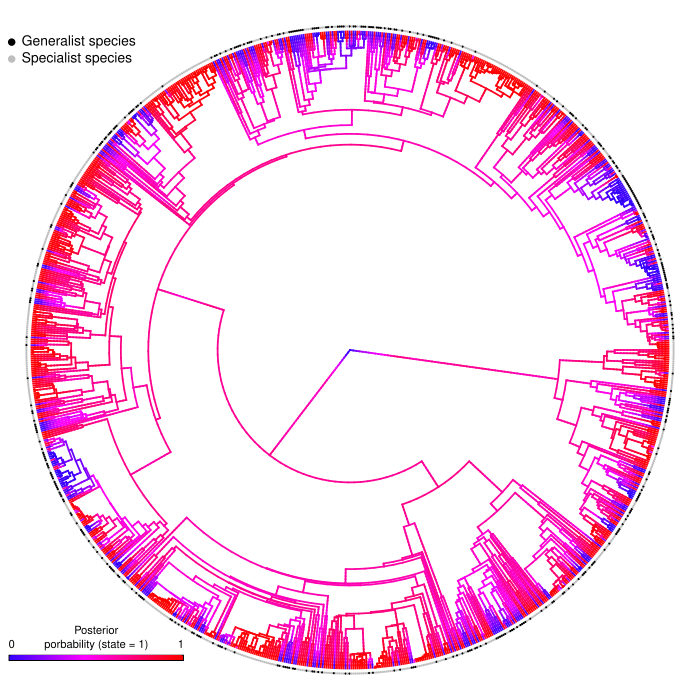

This figure's R source:
# Terrence Sylvester
# 13 October 202
# pradakshanas@g,ail.com

# load libraries
library(phytools)
library(viridis)

# load data
load("../results/stoch.mapping.RData")

# plot the posterior probability of
DensMap <- densityMap(trees = simmap$tree.1,
           res = 100,
           ftype = "off",
           lwd = 1.7,
           legend = 50,
           type = "fan", 
           plot = F)

# sort feeding type to match with the order of tip names
feedingType.sorted <- vector(mode = "numeric", length = 1039)

for(i in 1:1039){
  feedingType.sorted[i] <- hosts$type[hosts$spNames == trees[[1]]$tip.label[i]]
  names(feedingType.sorted)[i] <- trees[[1]]$tip.label[i]
}

plot(DensMap,
     res = 100,
     ftype = "off",
     lwd = 1.7,
     legend = F,
     type = "fan")

# legend
add.color.bar(50,
              DensMap$cols,
              title="Posterior\nporbability (state = 1)",
              lims= c(0,1),
              digits=3,
              prompt=FALSE,
              x=-100, # this is the possition where legend starts. We chose this
              # by using the locator function in R
              y=-91,
              lwd=4,
              fsize=.7,
              subtitle="")

# fix offset
.PlotPhyloEnv$last_plot.phylo$align.tip.label <- T

tiplabels(pch = 16,
          cex = .3, 
          col = c("black", "gray")[feedingType.sorted + 1],
          offset = 1.5)

# plot legend for tip lables
points(x = rep(-100, 2),
       y = c(91,86),
       pch = 16, 
       cex = 1, 
       col = c("black", "gray"))

# add text
text(x = rep(-100, 2),
     y = c(91,86),
     labels = c("Generalist species", "Specialist species"),
     pos = 4,
     cex = .8)

# number of state changes
count <- matrix(data = NA,
                nrow = 0,
                ncol = 3)

for(i in 1:10){
count <- rbind(describe.simmap(simmap[[i]])$count, count)
}

# mean transition rates between states
#from generalist to specialist
mean(count[,2])
# from specialist to generalist
mean(count[,3])
